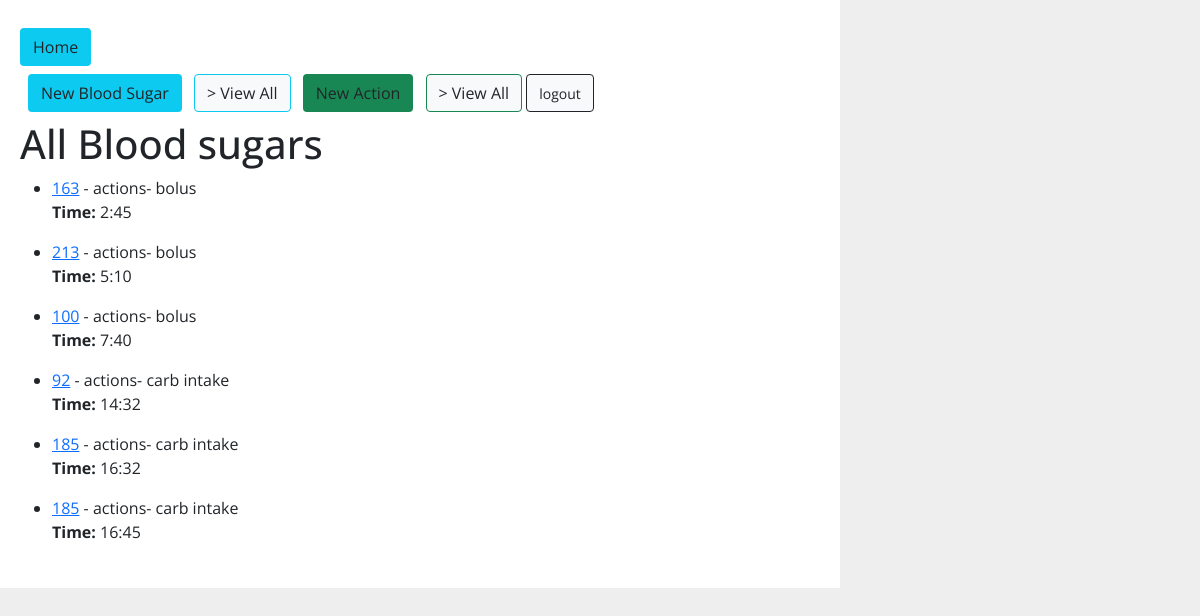
/bs (signed in), run on the app's committed database.
### bs_track/models.py (models this page shows)
class Bloodsugar(db.Model):
    id = col(db.Integer, primary_key=True)
    bs = col(db.Integer, nullable=False)
    time = col(db.String(6), nullable=False)
    act = col(db.Enum(ACTIONTYPES), default=ACTIONTYPES.BOLUS)
    created_by_id = db.Column(db.Integer, db.ForeignKey("user.id"))
    created_by = rel("User")

### bs_track/bs/routes.py (the view)
@routes.route('/bs')
def index():
    all_bs = Bloodsugar.query.all()
    acts = Action.query.all()
    return render_template('all_bs.html', all_bs=all_bs, acts=acts)

### bs_track/extensions.py (called while the page is built)
@login_manager.user_loader
def load_user(user_id):
    return User.query.get(user_id)

### bs_track/utils.py (called while the page is built)
    def __str__(self):
        return str(self.value)

### bs_track/templates/all_bs.html
{% extends 'base.html' %}
{% block content %}
<div>
<h1>All Blood sugars </h1>
<ul>
    {% for bs in all_bs %}
        <li class="bs">
            <a href="/bs/{{ bs.id }}">{{ bs.bs }}</a> -
            actions- {{ bs.act }}
            <p><strong>Time:</strong> {{ bs.time }}</p>
        </li>
    {% endfor %}
</ul>
</div>
{% endblock %}

### bs_track/static/style.css (style rules this page uses)
body { display: flex; flex-direction: column; background-color: #eee; font-family: 'Open Sans', sans-serif; }

### data on the page
Bloodsugar: bs "163", act "bolus", time "2:45"
Bloodsugar: bs "213", act "bolus", time "5:10"
Bloodsugar: bs "100", act "bolus", time "7:40"
Bloodsugar: bs "92", act "carb intake", time "14:32"
Bloodsugar: bs "185", act "carb intake", time "16:32"
Bloodsugar: bs "185", act "carb intake", time "16:45"
